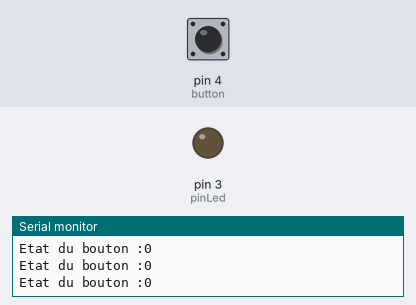
Simulated run of this sketch. Board: Arduino Uno, built with avr-gcc and run on an emulated ATmega328P. Parts: output pins drawn as LEDs (lit = HIGH), the last lines printed to the serial monitor. Dashed ring = blinking. The test bench sets the inputs (shaded band); at power-on: pin 4 (button) LOW.

Above: at 1.2 s.
1.3 s: pin 4 (button) pulled HIGH for 0.15 s
At 1.4 s:
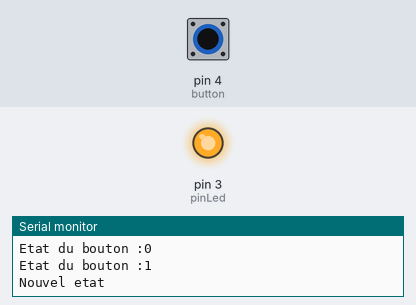
2.9 s: pin 4 (button) pulled HIGH for 1 s
At 5.2 s:
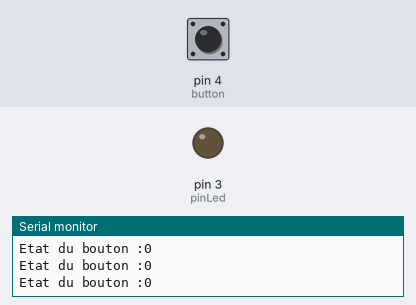
6.9 s: pin 4 (button) pulsed HIGH 5 times (0.12 s each, 0.3 s apart)
At 7.58 s:
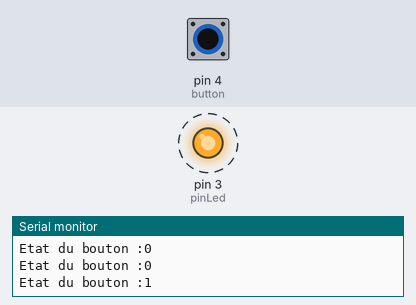
11.4 s: pin 4 (button) pulsed HIGH 5 times (0.12 s each, 0.3 s apart)
At 14.0 s:
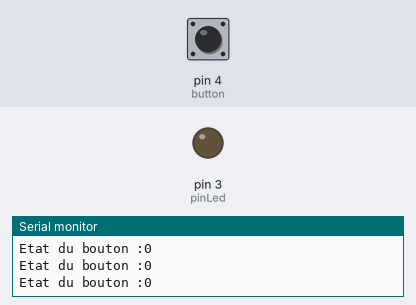
Timing chart, 0 to 15.5 s (numbered marks = the images above; inputs shaded):
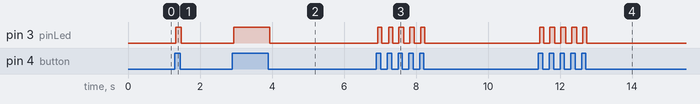

The sketch:

ExConstructeur1.ino
```cpp
// (licence header left out)
#include "Button.h"
#include "A_Led.h"
Led led; //Objet LED
Button button(4); //Objet Bouton

int etat,etat_old;

void setup() {
  Serial.begin(9600);
  etat=HIGH;
  etat_old = LOW;
  Serial.println("Demarrage");

}

void loop() {
  etat = button.getState();
  Serial.print("Etat du bouton :");
  Serial.println(etat);
  //etat = LOW;
  if(etat == HIGH){
  led.swon();
//  delay(1000);                       // wait for a second
  }
  else{
    led.swoff();
  }
  if(etat != etat_old){
    Serial.println("Nouvel etat");
    etat_old = etat;
  }
}
class Etat{
  private:
    int etat;
  public:
  Etat();
  void changeEtat();
  int getEtat();
};
Etat::Etat(){
}
void Etat::changeEtat(){
}
int Etat::getEtat(){
  return etat;
}
```

A_Led.h
```cpp
#ifndef _ALED_H      //tells compiler to compile this class only once
#define _ALED_H

//#include <Arduino.h>
class Led{
  private:
  int pinLed;
   public:
    Led ();
    void swon();
    void swoff();
};
#endif
```

A_Led.ino
```cpp
#include "A_Led.h"
#define PORTLED 3
Led::Led(){
    pinLed = PORTLED;
    pinMode(pinLed, OUTPUT);
}
void Led::swon(){
    digitalWrite(pinLed, HIGH);   // turn the LED on (HIGH is the voltage level)
}
void Led::swoff(){
  digitalWrite(pinLed, LOW);    // turn the LED off by making the voltage LOW
}
```

Button.h
```cpp
#ifndef _BUTTON_H      //tells compiler to compile this class only once
#define _BUTTON_H

#include <Arduino.h>
class Button{
  private:
    int pinButton;
  public:
  Button(int);
  int getState();
};
#endif
```

Button.ino
```cpp
#include "Button.h"

Button::Button(int _pinButton){
  pinButton = _pinButton;
  pinMode(pinButton, INPUT);
//  digitalWrite(pinButton, HIGH); // Pullup interne sur le bouton
}
int Button::getState(){
  int _etat;
  _etat = digitalRead(pinButton);
  return _etat;
}
```

Measured:
- after the input at 1.3 s, pin 3 (pinLed): LOW → HIGH at once, → LOW 0.15 s later
- after the input at 2.9 s, pin 3 (pinLed): LOW → HIGH at once, → LOW 1.0 s later
- after the input at 6.9 s, pin 3 (pinLed): alternates HIGH for 0.11 s and LOW for 0.17 s, 10 changes in all, then stays LOW, starting at once
- after the input at 11.4 s, pin 3 (pinLed): alternates HIGH for 0.13 s and LOW for 0.17 s, 10 changes in all, then stays LOW, starting at once
